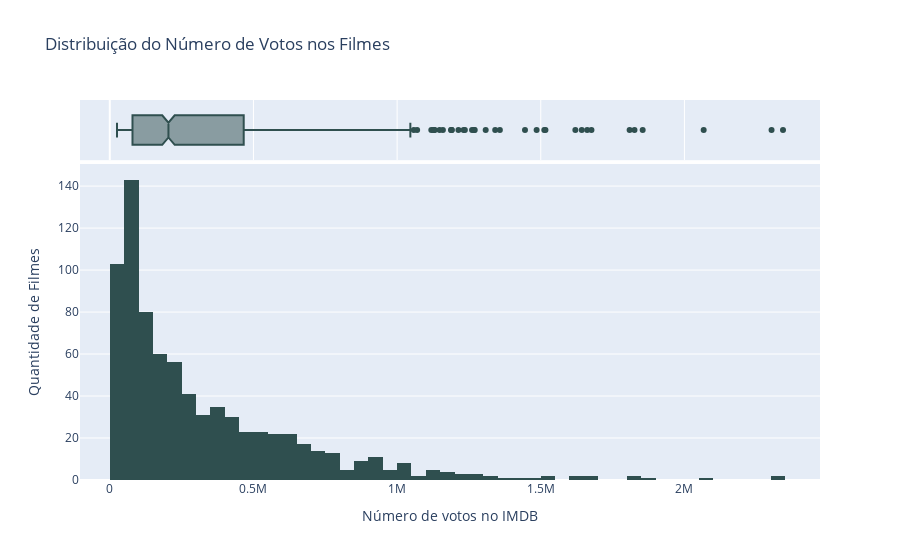

Here is the notebook cell this chart was saved with:
### Markdown cell above
**Distribuição do Número de Votos no IMDB**: Para verificar a popularidade do filme, é possível analisar seu número de votos no IMDB, ou seja, a quantidade de pessoas que assistiram e avaliaram a obra. Para isso, também utilizaremos um **Histograma** junto de um **Boxplot**, pois ambos os gráficos auxiliam no entendimento da distribuição em variáveis númericas.

Analisando os gráficos, é possível notar que a maior parte dos filmes possui de 55K até 375K de votos, enquanto há vários outliers com número de votos acima de 1 milhão.

### Code cell
fig = px.histogram(
    x=df.No_of_Votes, 
    title="Distribuição do Número de Votos nos Filmes",
    marginal="box",
    labels={"x": "Número de votos no IMDB"}
    ).update_traces(marker_color="DarkSlateGray").update_layout(yaxis_title="Quantidade de Filmes")
fig.show()

### Figure 1 — Plotly figure (JSON) as saved in the notebook; plotly's stock layout.template omitted (floating-point values rounded to 4 significant figures; data arrays with more than 128 entries replaced by an {"elided": "..."} marker saying what was removed)
{"data": [{"alignmentgroup": "True", "bingroup": "x", "hovertemplate": "Número de votos no IMDB=%{x}<br>count=%{y}<extra></extra>", "legendgroup": "", "marker": {"color": "DarkSlateGray", "pattern": {"shape": ""}}, "name": "", "offsetgroup": "", "orientation": "v", "showlegend": false, "type": "histogram", "x": {"elided": "785 int values"}, "xaxis": "x", "yaxis": "y"}, {"alignmentgroup": "True", "hovertemplate": "Número de votos no IMDB=%{x}<extra></extra>", "legendgroup": "", "marker": {"color": "DarkSlateGray"}, "name": "", "notched": true, "offsetgroup": "", "showlegend": false, "type": "box", "x": {"elided": "785 int values"}, "xaxis": "x2", "yaxis": "y2"}], "layout": {"barmode": "relative", "legend": {"tracegroupgap": 0}, "title": {"text": "Distribuição do Número de Votos nos Filmes"}, "xaxis": {"anchor": "y", "domain": [0, 1], "title": {"text": "Número de votos no IMDB"}}, "xaxis2": {"anchor": "y2", "domain": [0, 1], "matches": "x", "showgrid": true, "showticklabels": false}, "yaxis": {"anchor": "x", "domain": [0, 0.8316], "title": {"text": "Quantidade de Filmes"}}, "yaxis2": {"anchor": "x2", "domain": [0.8416, 1], "matches": "y2", "showgrid": false, "showline": false, "showticklabels": false, "ticks": ""}}}
